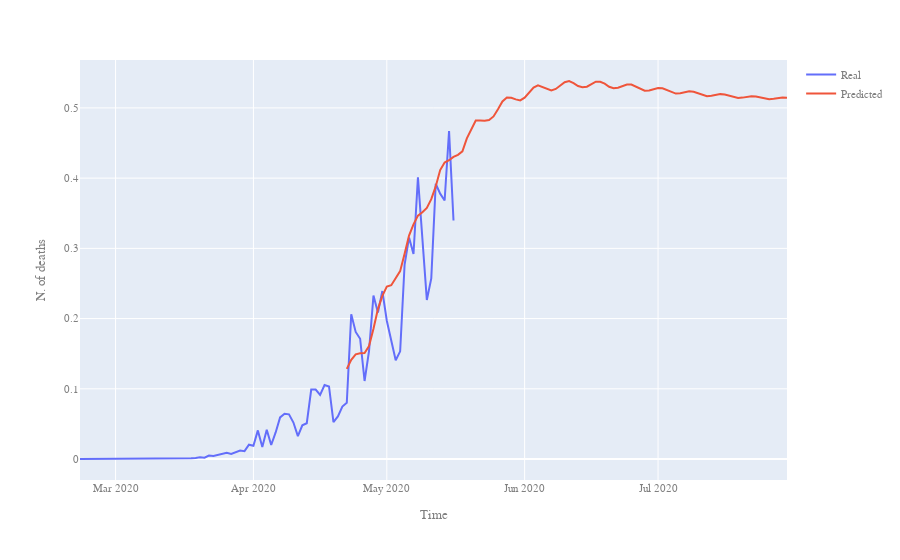

Notebook source saved alongside this figure:
### Code cell
# Plot the results
fig = px.line()
fig.add_scatter(x=df_comparison["Date"],
                y=df_comparison['Target_real'],
                mode='lines',   name="Real")
fig.add_scatter(x=df_comparison["Date"],
                y=df_comparison['Target_predicted'],
                mode='lines',   name="Predicted")
fig.update_layout(
    xaxis_title="Time",
    yaxis_title="N. of deaths",
    font=dict(
        family="Courier New, monospace",
        size=11,
        color="#7f7f7f"
    )
)

fig.show()

### Figure 1 — Plotly figure (JSON) as saved in the notebook; plotly's stock layout.template omitted (floating-point values rounded to 4 significant figures; data arrays with more than 128 entries replaced by an {"elided": "..."} marker saying what was removed)
{"data": [{"mode": "lines", "name": "Real", "type": "scatter", "x": {"elided": "160 str values"}, "y": {"elided": "160 float values"}}, {"mode": "lines", "name": "Predicted", "type": "scatter", "x": {"elided": "160 str values"}, "y": {"elided": "160 float values"}}], "layout": {"font": {"color": "#7f7f7f", "family": "Courier New, monospace", "size": 11}, "legend": {"tracegroupgap": 0}, "margin": {"t": 60}, "xaxis": {"anchor": "y", "domain": [0, 1], "title": {"text": "Time"}}, "yaxis": {"anchor": "x", "domain": [0, 1], "title": {"text": "N. of deaths"}}}}
